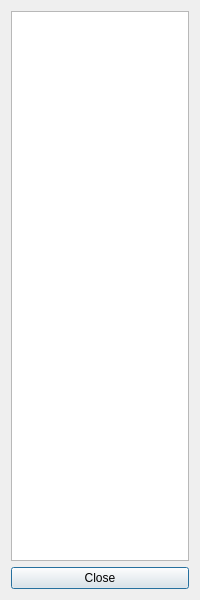
<?xml version="1.0" encoding="utf-8"?>
<ui version="4.0">
 <class>IfcTreeDialog</class>
 <widget class="QDialog" name="IfcTreeDialog">
  <property name="geometry">
   <rect>
    <x>0</x>
    <y>0</y>
    <width>200</width>
    <height>600</height>
   </rect>
  </property>
  <property name="windowTitle">
   <string>Ifc Tree Viewer</string>
  </property>
  <layout class="QGridLayout" name="gridLayout">
   <item row="0" column="0">
    <widget class="QTreeView" name="ifcTreeView">
    </widget>
   </item>
   <item row="1" column="0">
    <widget class="QPushButton" name="pushButtonClose">
     <property name="text">
      <string>Close</string>
     </property>
    </widget>
   </item>
  </layout>
 </widget>
 <resources/>
 <connections/>
</ui>
